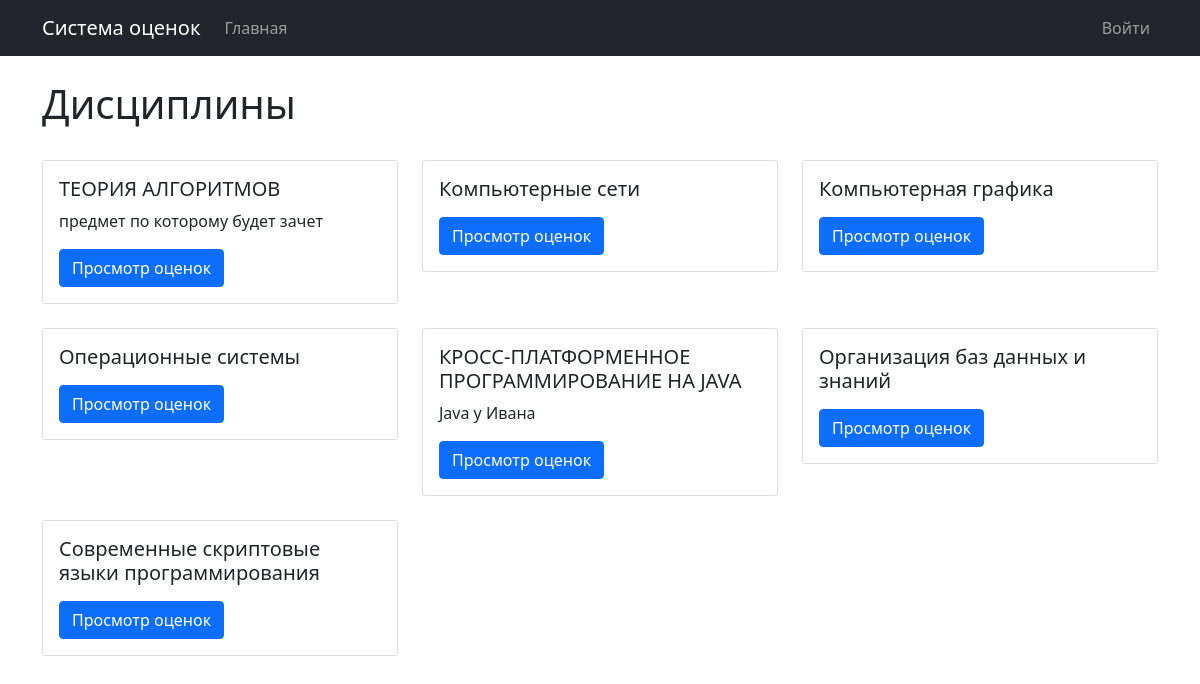
The page / on the database its author committed.
### app.py (models this page shows)
class Subject(db.Model):
    id = db.Column(db.Integer, primary_key=True)
    title = db.Column(db.String(100), nullable=False)
    description = db.Column(db.Text, nullable=True)
    grades = db.relationship('Grade', backref='subject', lazy=True)

### app.py (the view)
@app.route('/')
def index():
    subjects = Subject.query.all()
    return render_template('index.html', subjects=subjects)

### templates/index.html (shortened to what this page needs)
{% extends "base.html" %}
{% block content %}
<div class="d-flex justify-content-between align-items-center mb-4">
    <h1>Дисциплины</h1>
</div>
<div class="row">
    {% for subject in subjects %}
    <div class="col-md-4 mb-4">
        <div class="card">
            <div class="card-body">
                <h5 class="card-title">{{ subject.title }}</h5>
                <p class="card-text">{{ subject.description }}</p>
                <div class="d-flex gap-2">
                    <a href="{{ url_for('subject', subject_id=subject.id) }}" class="btn btn-primary">Просмотр оценок</a>
                </div>
            </div>
        </div>
    </div>
    {% endfor %}
</div>
{% endblock %}

### rows shown on the page
Subject: title "ТЕОРИЯ АЛГОРИТМОВ", description "предмет по которому будет зачет"
Subject: title "Компьютерные сети"
Subject: title "Компьютерная графика"
Subject: title "Операционные системы"
Subject: title "КРОСС-ПЛАТФОРМЕННОЕ ПРОГРАММИРОВАНИЕ НА JAVA", description "Java у Ивана"
Subject: title "Организация баз данных и знаний"
Subject: title "Современные скриптовые языки программирования"
